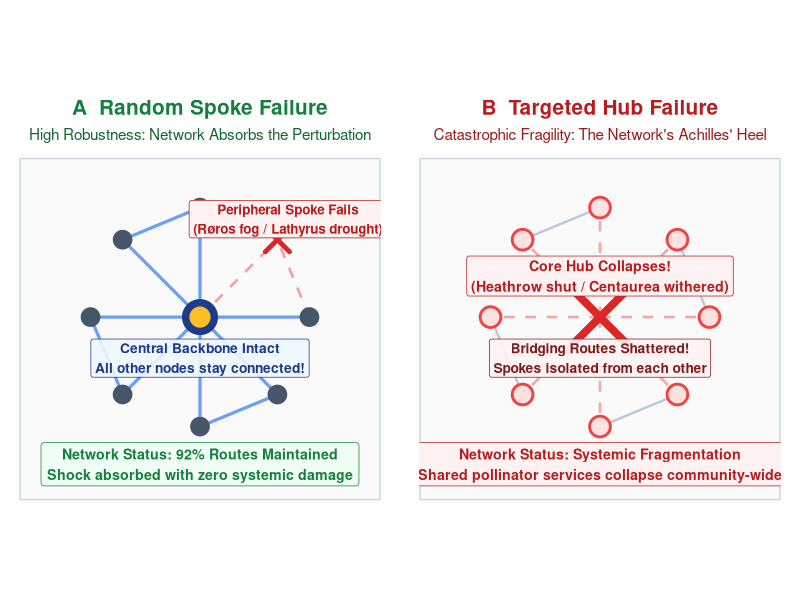
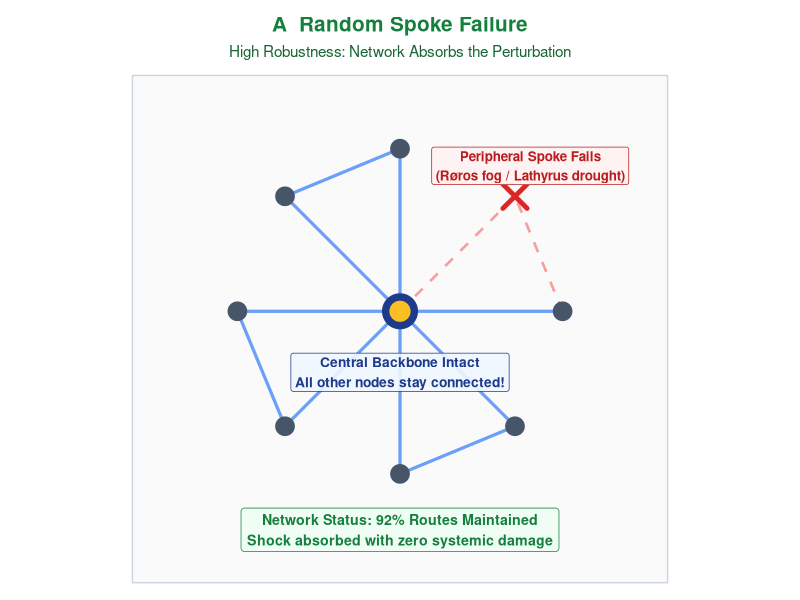
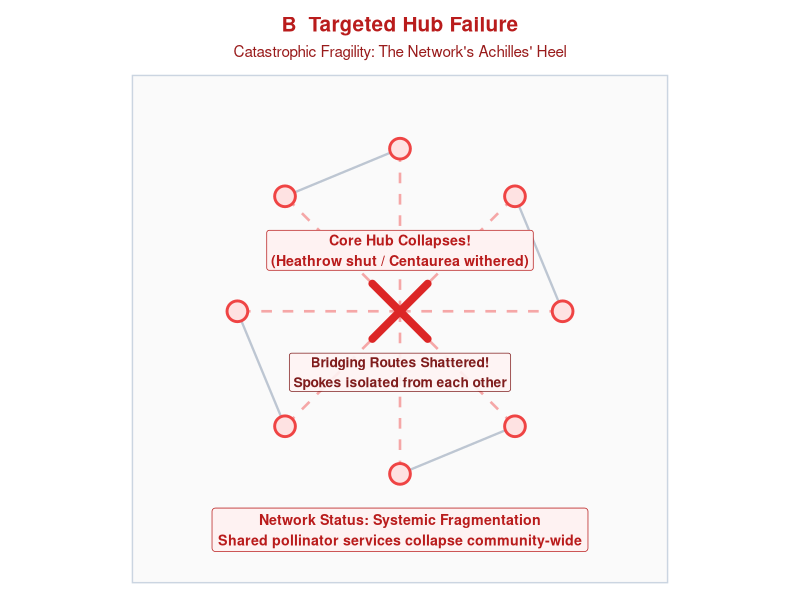

These figures' R source, in order:
library(ggplot2)
library(dplyr)
library(gridExtra)

cat("Generating visual comparison of Network Robustness: Spoke vs. Hub Loss...\n")

# Base theme
panel_theme <- theme_void() +
  theme(
    plot.margin = margin(12, 14, 12, 14),
    panel.background = element_rect(fill = "#FAFAFA", color = "#CBD5E1", linewidth = 1),
    plot.title = element_text(face = "bold", size = 15, hjust = 0.5, margin = margin(b = 6)),
    plot.subtitle = element_text(size = 11, hjust = 0.5, margin = margin(b = 10))
  )

# --- Define node positions for a clear hub-and-spoke schematic ---
# 1 central hub, 8 peripheral spokes
n_spokes <- 8
theta <- seq(0, 2 * pi, length.out = n_spokes + 1)[1:n_spokes]
r <- 3.2

nodes_base <- data.frame(
  id = 0:n_spokes,
  name = c("Core Hub\n(Heathrow / Centaurea)", paste0("Spoke ", 1:n_spokes)),
  x = c(0, r * cos(theta)),
  y = c(0, r * sin(theta)),
  type = c("Hub", rep("Spoke", n_spokes)),
  stringsAsFactors = FALSE
)

# Edges connecting hub to all spokes + a few spoke-spoke cross connections
edges_base <- data.frame(
  from = rep(0, n_spokes),
  to = 1:n_spokes
)
# Add some cross spoke edges
edges_cross <- data.frame(
  from = c(1, 3, 5, 7),
  to = c(2, 4, 6, 8)
)
edges_all <- rbind(edges_base, edges_cross)
edges_all <- merge(edges_all, nodes_base[, c("id", "x", "y")], by.x = "from", by.y = "id")
colnames(edges_all)[3:4] <- c("x1", "y1")
edges_all <- merge(edges_all, nodes_base[, c("id", "x", "y")], by.x = "to", by.y = "id")
colnames(edges_all)[5:6] <- c("x2", "y2")

# =========================================================================
# Panel 1: SPOKE FAILURE (Røros / Peripheral plant lost)
# Spoke 2 is lost
# =========================================================================
lost_spoke_id <- 2
nodes_p1 <- nodes_base
nodes_p1$status <- ifelse(nodes_p1$id == lost_spoke_id, "Lost", "Active")

edges_p1 <- edges_all
edges_p1$status <- ifelse(edges_p1$from == lost_spoke_id | edges_p1$to == lost_spoke_id, "Lost", "Active")

p1 <- ggplot() +
  # Active edges (robust blue)
  geom_segment(data = subset(edges_p1, status == "Active"),
               aes(x = x1, y = y1, xend = x2, yend = y2),
               color = "#3B82F6", alpha = 0.75, linewidth = 1.1) +
  # Lost edges (red dashed)
  geom_segment(data = subset(edges_p1, status == "Lost"),
               aes(x = x1, y = y1, xend = x2, yend = y2),
               color = "#EF4444", alpha = 0.5, linewidth = 0.9, linetype = "dashed") +
  # Active spoke nodes
  geom_point(data = subset(nodes_p1, type == "Spoke" & status == "Active"),
             aes(x = x, y = y), color = "#475569", size = 6.0) +
  # Lost spoke node (red X)
  geom_point(data = subset(nodes_p1, status == "Lost"),
             aes(x = x, y = y), color = "#DC2626", size = 6.5, shape = 4, stroke = 2.5) +
  # Hub node (central blue & gold)
  geom_point(data = subset(nodes_p1, type == "Hub"),
             aes(x = x, y = y), color = "#1E3A8A", size = 11.5) +
  geom_point(data = subset(nodes_p1, type == "Hub"),
             aes(x = x, y = y), color = "#FBBF24", size = 6.5) +
  # Annotations
  annotate("label", x = nodes_p1$x[nodes_p1$id == lost_spoke_id] + 0.3,
           y = nodes_p1$y[nodes_p1$id == lost_spoke_id] + 0.6,
           label = "Peripheral Spoke Fails\n(Røros fog / Lathyrus drought)",
           color = "#B91C1C", fill = "#FEF2F2", fontface = "bold", size = 3.4) +
  annotate("label", x = 0, y = -1.2,
           label = "Central Backbone Intact\nAll other nodes stay connected!",
           color = "#1E3A8A", fill = alpha("#EFF6FF", 0.9), fontface = "bold", size = 3.5) +
  annotate("label", x = 0, y = -4.3,
           label = "Network Status: 92% Routes Maintained\nShock absorbed with zero systemic damage",
           color = "#15803D", fill = "#F0FDF4", fontface = "bold", size = 3.6,
           label.padding = unit(0.35, "lines"), label.r = unit(0.2, "lines")) +
  coord_fixed(xlim = c(-4.8, 4.8), ylim = c(-4.9, 4.2)) +
  labs(
    title = "A  Random Spoke Failure",
    subtitle = "High Robustness: Network Absorbs the Perturbation"
  ) +
  panel_theme +
  theme(
    plot.title = element_text(color = "#15803D"),
    plot.subtitle = element_text(color = "#166534")
  )

# =========================================================================
# Panel 2: CORE HUB FAILURE (Heathrow / Centaurea lost)
# Hub (id 0) is lost
# =========================================================================
lost_hub_id <- 0
nodes_p2 <- nodes_base
nodes_p2$status <- ifelse(nodes_p2$id == lost_hub_id, "Lost", "Isolated")

edges_p2 <- edges_all
edges_p2$status <- ifelse(edges_p2$from == lost_hub_id | edges_p2$to == lost_hub_id, "Lost", "Surviving")

p2 <- ggplot() +
  # Lost hub edges (red dashed)
  geom_segment(data = subset(edges_p2, status == "Lost"),
               aes(x = x1, y = y1, xend = x2, yend = y2),
               color = "#EF4444", alpha = 0.45, linewidth = 0.9, linetype = "dashed") +
  # Surviving cross edges (few, weak)
  geom_segment(data = subset(edges_p2, status == "Surviving"),
               aes(x = x1, y = y1, xend = x2, yend = y2),
               color = "#94A3B8", alpha = 0.6, linewidth = 0.8) +
  # Isolated spoke nodes (disconnected, hollow red outline)
  geom_point(data = subset(nodes_p2, type == "Spoke"),
             aes(x = x, y = y), color = "#EF4444", fill = "#FEE2E2", shape = 21, size = 6.0, stroke = 1.5) +
  # Lost central hub (large Red X)
  geom_point(data = subset(nodes_p2, type == "Hub"),
             aes(x = x, y = y), color = "#DC2626", size = 16, shape = 4, stroke = 4) +
  # Annotations
  annotate("label", x = 0, y = 1.2,
           label = "Core Hub Collapses!\n(Heathrow shut / Centaurea withered)",
           color = "#B91C1C", fill = "#FEF2F2", fontface = "bold", size = 3.6) +
  annotate("label", x = 0, y = -1.2,
           label = "Bridging Routes Shattered!\nSpokes isolated from each other",
           color = "#7F1D1D", fill = alpha("#FEF2F2", 0.9), fontface = "bold", size = 3.5) +
  annotate("label", x = 0, y = -4.3,
           label = "Network Status: Systemic Fragmentation\nShared pollinator services collapse community-wide",
           color = "#B91C1C", fill = "#FEF2F2", fontface = "bold", size = 3.6,
           label.padding = unit(0.35, "lines"), label.r = unit(0.2, "lines")) +
  coord_fixed(xlim = c(-4.8, 4.8), ylim = c(-4.9, 4.2)) +
  labs(
    title = "B  Targeted Hub Failure",
    subtitle = "Catastrophic Fragility: The Network's Achilles' Heel"
  ) +
  panel_theme +
  theme(
    plot.title = element_text(color = "#B91C1C"),
    plot.subtitle = element_text(color = "#991B1B")
  )

# Combine panels
p_combined <- grid.arrange(p1, p2, ncol = 2)

ggsave("images/network_robustness_visual.png", p_combined, width = 13.5, height = 6.2, dpi = 300)
cat("Saved images/network_robustness_visual.png successfully!\n")

# Also save individual panel images for potential step animations
ggsave("images/robustness_step1_spoke.png", p1, width = 6.8, height = 6.2, dpi = 300)
ggsave("images/robustness_step2_hub.png", p2, width = 6.8, height = 6.2, dpi = 300)
cat("Saved individual panel images successfully!\n")
